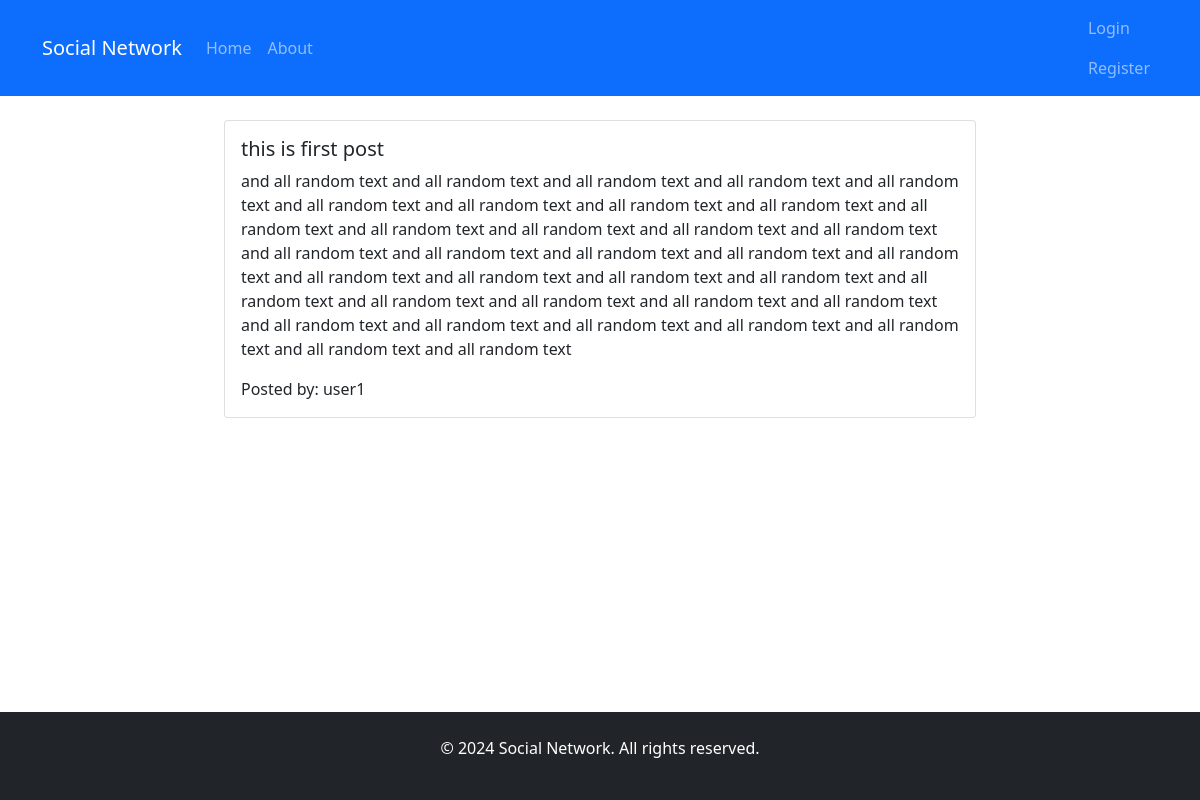
The app's page /post/1/ with its own data.
### social_network/models.py (models this page shows)
class Post(models.Model):
    STATUS_CHOICES = [
        ('draft', 'Draft'),
        ('published', 'Published'),
        ('archived', 'Archived'),
    ]
    author = models.ForeignKey(User, on_delete=models.CASCADE, related_name='posts')
    title = models.CharField(max_length=100)
    content = models.TextField()
    image = models.URLField(blank=True)
    status = models.CharField(max_length=20, choices=STATUS_CHOICES, default='draft')
    created_at = models.DateTimeField(auto_now_add=True)
    updated_at = models.DateTimeField(auto_now=True)

### social_network/views.py (the view)
# urls.py: path('post/<int:pk>/', views.post_detail, name='post_detail'),
def post_detail(request, pk):
    post = get_object_or_404(Post, pk=pk)
    return render(request, 'social_network/post_detail.html', {'post': post})

### social_network/templates/social_network/post_detail.html (shortened to what this page needs)
{% extends 'social_network/base.html' %}
{% block content %}
<div class="container">
    <div class="card mt-3">
        <div class="card-body">
            <h5 class="card-title">{{ post.title }}</h5>
            <p class="card-text">{{ post.content }}</p>
            <p class="card-text">Posted by: {{ post.author }}</p>
        </div>
    </div>
</div>
{% endblock %}

### records on screen
Post: title "this is first post", content "and all random text and all random text and all random text and all random text and all random text and all random text and all random text and all random text and all random text and all random text and all random text and all random text and all random text and all random text and all random text and all random text and all random text and all random text and all random text and all random text and all random text and all random text and all random text and all random text and all random text and all random text and all random text and all random text and all random text and all random text and all random text and all random text and all random text and all random text and all random text", author "user1"
